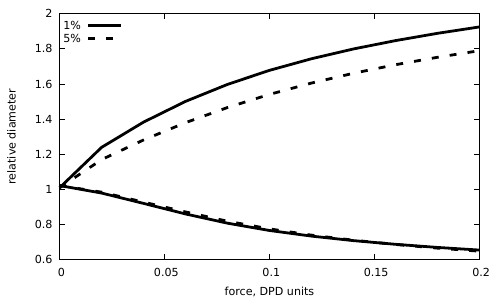

Recreate this plot in gnuplot.
o = "bead"
set term pdf mono
set output o . ".pdf"
print "write: " . o . ".pdf"

set xlabel "force, DPD units"
set ylabel "relative diameter"

a = "1%/2562/rbc/kb0.001/e"
b = "5%/2562/rbc/kb0.001/e"

set key left

plot a u 1:2 w l ls 1 lw 4 t "1%", b u 1:2 w l ls 2 lw 4 t "5%", \
     a u 1:4 w l ls 1 lw 4 t ""  , b u 1:4 w l ls 2 lw 4 t ""
